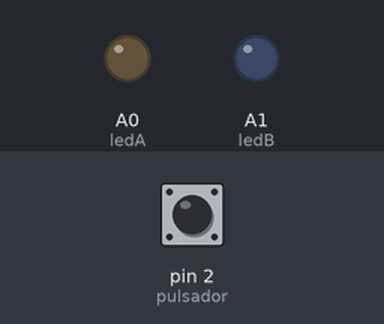
The sketch below on a simulated Arduino Uno, built with avr-gcc and run on an emulated ATmega328P. On the bench: output pins drawn as LEDs (lit = HIGH). The test bench sets the inputs (shaded band); at power-on: pin 2 (pulsador) HIGH.

Above: at 1.2 s.
1.3 s: pin 2 (pulsador) pulled LOW for 1 s
At 2.5 s:
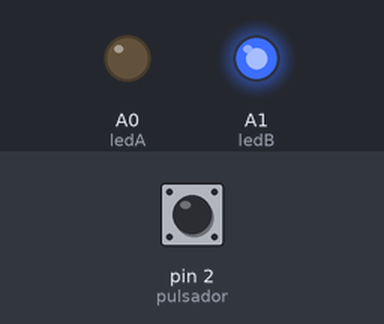
3.8 s: pin 2 (pulsador) pulled LOW for 3.2 s
At 5.6 s:
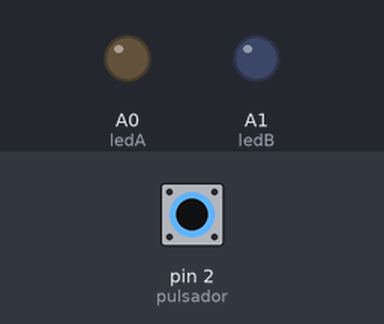
8.5 s: pin 2 (pulsador) pulled LOW for 1 s
At 10.4 s:
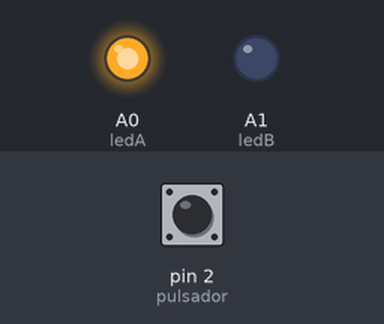
Timing chart, 0 to 20.4 s (numbered marks = the images above; inputs shaded):
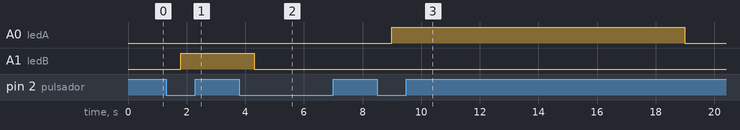

Measured:
- after the input at 1.3 s, A1 (ledB): LOW → HIGH after 0.50 s
- after the input at 3.8 s, A1 (ledB): HIGH → LOW after 0.50 s
- after the input at 8.5 s, A0 (ledA): LOW → HIGH after 0.50 s, → LOW 10.0 s later

The sketch:

Porton.ino
```cpp
/*  Introducción:

    Se trata de controlar un portón de garaje, en mi caso lleva un motor monofásico de corriente alterna con condensador, de 250V.

    A través de un mando a distancia se activará un relé que permanecerá activado tanto tiempo como lo estemos apretando desde el mando.
    Entonces este relé se comportará como un pulsador a distancia. Esta entrada es el pin D2 de un Arduino UNO/Nano y en el programa
    se llama "pulsador". Durante la creación de este programa he usado un pulsador, pero la conexión final será un relé del mando receptor.

    Tiene dos salidas "ledA" (pin A0) y "ledB" (pin A1), son las salidas que activarán dos relés, pero durante la programación
    de las secuencias he utilizado dos leds. Los relés son los que controlarán el motor monofásico de corriente alterna, que lo hará girar
    en un sentido o en el otro (dependiendo si se activa ledA o ledB) durante un tiempo determinado. Aquí el tiempo es de 10 segundos
    pero en la vida real ha de ser muchos más segundos.

    Funcionamiento del programa:

    La premisa es que sólo se puede encender uno de los dos leds, nunca ambos.

    Tenemos un pulsador como entrada y dos leds como salidas. Al arrancar el Arduino permanecerá los dos leds apagados.
    Si doy un pulso en el pulsador, se encederá "ledA" durante 10 segundos; transcurrido ese tiempo se apagará este led,
    y "ledB" permanecerá apagado (como ya estaba).
    Si durante esos 10 segundos le doy al pulsador entonces se apagará "ledA", y "ledB" continuará estando apagado (como ya estaba).
    Si vuelvo a pulsar ahora se encenderá "ledB" y permanecerá encendido durante 10 segundos, "ledA" continuará apagado (como ya estaba).
    Si durante esos 10 segundos le doy al pulsador entonces se apagará "ledB", y "ledA" continuará estando apagado.

    En la vida real esto es el portón del garaje que se abre o se cierra.
    Pulsamos y se abre dándo un tiempo de 10 segundos para que esto ocurra.
    Volvemos a pulsar y el portón se cierra, dando 10 segundos para que esto ocurra.
    Si durante la apertura o el cierre de la puerta el coche todavía no ha salido o entrado (durante esos 10 segundos) y pulsamos el pulsador
    lo que ocurre es que anulamos la acción, y el portón se para.

    He visto portones que sólo abren o cierra y eso a mi modo de ver es que el programador de esos aparatos no se ha esmerado mucho.
    Por motivos de seguridad siempre ha de haber la opción de parar el portón, tanto al abrir como al cerrar.
*/

#include <Bounce2.h>// Puedes descargarla desde el gestor de bibliotecas o bien desde aquí: https://github.com/adafruit/Adafruit_Debounce

// Definir los pines
#define pulsador 2  // Pulsador/relé del mando a distancia. Activador de la secuencia. Es el pin D2 del Arduino UNO/Nano.
#define ledA A0     // Control de dos relés que visualizamos con dos led.
#define ledB A1     // Cuando A0 se enciende significa que se abre la puerta y cuando A1 se enciende significa que se cierra. Nunca se activan ambos a la vez.
                    // En realidad A0 y A1 actuarán sobre dos relés que controlarán el motor de corriente alterna que hace mover el portón hacia ambos lados.

// Crear una instancia de Bounce para el antirrebote del pulsador.
Bounce debouncer = Bounce();

// Variables para manejar el estado de los leds y el temporizador.
bool timerActive = false;
unsigned long startTime;
const unsigned long duracion = 10000; // 10 segundos de activación para el motor. En realidad son muchos más segundos, lo tengo a 10 segundos para las pruebas con leds.
int mode = 0; // 0: ledB, 1: ledA

void setup() {
  // Se declara primero el estado de ambos leds como apagados y luego como salidas para evitar que al arrancar el Arduino
  // tenga "1s lógicos" momentáneos en los pines de salida. Las patillas que usan protocolos seriales tiene esta tendencia,
  // y aunque aquí no ocurre, evitamos a toda costa que esto suceda.

  // Iniciar con los leds apagados.
  digitalWrite(ledA, LOW);
  digitalWrite(ledB, LOW);

  // Configurar los pines como entradas o salidas.
  pinMode(ledA,           OUTPUT);
  pinMode(ledB,           OUTPUT);
  pinMode(pulsador, INPUT_PULLUP);

  // Configurar el antirrebote.
  debouncer.attach(pulsador);
  debouncer.interval(500); // Intervalo de antirrebote en ms. Hay que pulsar medio segundo o un poco más para activar la secuencia.
}

void loop() {
  // Actualizar el estado del antirrebote.
  debouncer.update();

  // Si el botón es pulsado:
  if (debouncer.fell()) {
    if (timerActive) {
      // Si el temporizador está activo, apagar ambos leds y detener el temporizador.
      digitalWrite(ledA, LOW);
      digitalWrite(ledB, LOW);
      timerActive = false;
    } else {
      // Si el temporizador no está activo, iniciar el temporizador y encender el led correspondiente.
      startTime = millis();
      timerActive = true;
      if (mode == 0) {
        digitalWrite(ledB, HIGH);
        digitalWrite(ledA, LOW);
        mode = 1; // Cambiar al modo ledA para la próxima pulsación.
      } else {
        digitalWrite(ledA, HIGH);
        digitalWrite(ledB, LOW);
        mode = 0; // Cambiar al modo ledB para la próxima pulsación.
      }
    }
  }

  // Si el temporizador está activo, verificar el tiempo transcurrido.
  if (timerActive) {
    if (millis() - startTime >= duracion) {
      // Si han pasado 10 segundos, apagar los leds y detener el temporizador
      digitalWrite(ledA, LOW);
      digitalWrite(ledB, LOW);
      timerActive = false;
    }
  }
}
```
